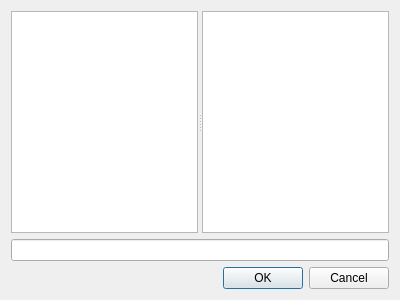
<?xml version="1.0" encoding="UTF-8"?>
<ui version="4.0">
 <class>RoomDialog</class>
 <widget class="QDialog" name="RoomDialog">
  <property name="geometry">
   <rect>
    <x>0</x>
    <y>0</y>
    <width>400</width>
    <height>300</height>
   </rect>
  </property>
  <property name="windowTitle">
   <string>Room</string>
  </property>
  <layout class="QGridLayout" name="gridLayout">
   <item row="0" column="0">
    <widget class="QSplitter" name="splitter">
     <property name="orientation">
      <enum>Qt::Horizontal</enum>
     </property>
     <widget class="QPlainTextEdit" name="plainTextEdit">
      <property name="undoRedoEnabled">
       <bool>false</bool>
      </property>
      <property name="readOnly">
       <bool>true</bool>
      </property>
     </widget>
     <widget class="QListView" name="listView"/>
    </widget>
   </item>
   <item row="1" column="0">
    <widget class="QLineEdit" name="lineEdit"/>
   </item>
   <item row="2" column="0">
    <widget class="QDialogButtonBox" name="buttonBox">
     <property name="orientation">
      <enum>Qt::Horizontal</enum>
     </property>
     <property name="standardButtons">
      <set>QDialogButtonBox::Cancel|QDialogButtonBox::Ok</set>
     </property>
    </widget>
   </item>
  </layout>
 </widget>
 <tabstops>
  <tabstop>buttonBox</tabstop>
  <tabstop>listView</tabstop>
  <tabstop>lineEdit</tabstop>
  <tabstop>plainTextEdit</tabstop>
 </tabstops>
 <resources/>
 <connections>
  <connection>
   <sender>buttonBox</sender>
   <signal>accepted()</signal>
   <receiver>RoomDialog</receiver>
   <slot>accept()</slot>
   <hints>
    <hint type="sourcelabel">
     <x>195</x>
     <y>278</y>
    </hint>
    <hint type="destinationlabel">
     <x>157</x>
     <y>274</y>
    </hint>
   </hints>
  </connection>
  <connection>
   <sender>buttonBox</sender>
   <signal>rejected()</signal>
   <receiver>RoomDialog</receiver>
   <slot>reject()</slot>
   <hints>
    <hint type="sourcelabel">
     <x>195</x>
     <y>284</y>
    </hint>
    <hint type="destinationlabel">
     <x>286</x>
     <y>274</y>
    </hint>
   </hints>
  </connection>
 </connections>
</ui>
